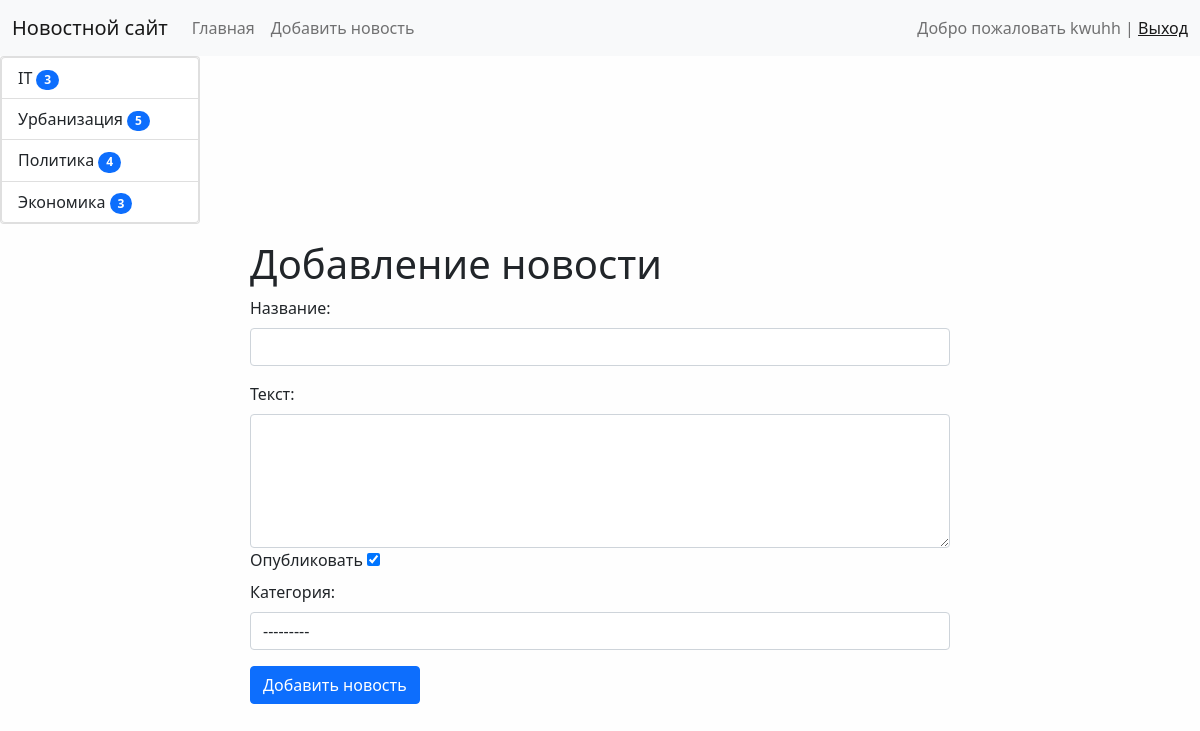
The app's page /news/add-news/ (signed in) with its own data.
### news/models.py (models this page shows, shortened)
class Category(models.Model):
    title = models.CharField(max_length=150, db_index=True, verbose_name='Наименование категории')
    def __str__(self):
        return self.title
    class Meta:
        verbose_name = 'Категории'
        verbose_name_plural = 'Категории'
        ordering = ['title' ]

### news/views.py (the view)
# urls.py: path('news/add-news/', CreateNews.as_view(), name='add_news')
class CreateNews(LoginRequiredMixin, CreateView):
    form_class = NewsForm
    template_name = 'news/add_news.html'
    raise_exception = True

### news/forms.py (shortened to what this page needs)
class NewsForm(forms.ModelForm):
    class Meta:
        model = News
        fields = ['title', 'content', 'is_published', 'category']
        widgets = {
            'title': forms.TextInput(attrs={'class': 'form-control'}),
            'content': forms.Textarea(attrs={'class': 'form-control', 'rows': 5}),
            'category': forms.Select(attrs={'class': 'form-control'})
        }

### news/templatetags/news_tags.py (called while the page is built)
@register.inclusion_tag('news/list_categories.html')
def show_categories():
    categories = Category.objects.annotate(cnt=Count('news', filter=F('news__is_published'))).filter(cnt__gt=0)
    return {"categories": categories}

### news/templates/news/add_news.html (shortened to what this page needs)
{% extends 'base.html' %}
{% block sidebar %}
{% include 'inc/_sidebar.html' %}
{% endblock %}
{% block content %}
 <div class="col-sm-7 mx-auto">
<h1> Добавление новости</h1>
<form action="{% url 'add_news' %}" method="post">
  <div class="mb-3">
    <label for="{{ form.title.Id_for_lablel }}" class="form-label">Название:</label>
      {{ form.title }}
  </div>
    <div class="mb-3">
    <label for="{{ form.content.Id_for_lablel }}" class="form-label">Текст: </label>
      {{ form.content }}
        <div class="mb-3">
    <label for="{{ form.is_published.Id_for_lablel }}" class="form-label">Опубликовать</label>
      {{ form.is_published  }}
     <div class="mb-3">
    <label for="{{ form.category.Id_for_lablel }}" class="form-label">Категория: </label>
      {{ form.category }}
      </div>
  <button type="sabmit" class="btn btn-primary btn-block">Добавить новость</button>
</form>
 </div>
{% endblock %}

### templates/inc/_nav.html (shortened to what this page needs)
    <nav class="navbar navbar-expand-lg navbar-light bg-light">
      <div class="container-fluid">
        <a class="navbar-brand" href="{% url 'home' %}">Новостной сайт</a>
        <div class="collapse navbar-collapse" id="navbarSupportedContent">
          <ul class="navbar-nav me-auto mb-2 mb-lg-0">
            <li class="nav-item">
              <a class="nav-link" href="{% url 'home' %}">Главная</a>
            </li>
            <li class="nav-item">
              {% if request.user.is_authenticated %}
                <a class="nav-link" href="{% url 'add_news' %}">Добавить новость</a>
              {% endif %}
            </li>
          </ul>
          <span class="navbar-text">
            {% if request.user.is_authenticated %}
            Добро пожаловать {{ user.username }} | <a href="{% url 'logout' %}">Выход</a>
            {% else %}
            <a href="{% url 'register' %}">Регистрация</a> | <a href="{% url 'login' %}">Логин</a>
            {% endif %}
          </span>
        </div>
      </div>
    </nav>

### news/templates/news/list_categories.html
<div class="list-group mx-left card mb-3">
    {% for item in categories %}
        <a href="{% url 'category' item.pk %}" class="list-group-item list-group-item-action"> {{ item.title }} <span class="badge bg-primary rounded-pill">{{ item.cnt }}</span></a>
    {% endfor %}
</div>

### mysite/static/css/style.css (style rules this page uses)
body { background-color: #fefefe; }

### records on screen
Category: title "IT", cnt "3"
Category: title "Урбанизация", cnt "5"
Category: title "Политика", cnt "4"
Category: title "Экономика", cnt "3"

### other values on screen
{{ user.username }} "kwuhh"
